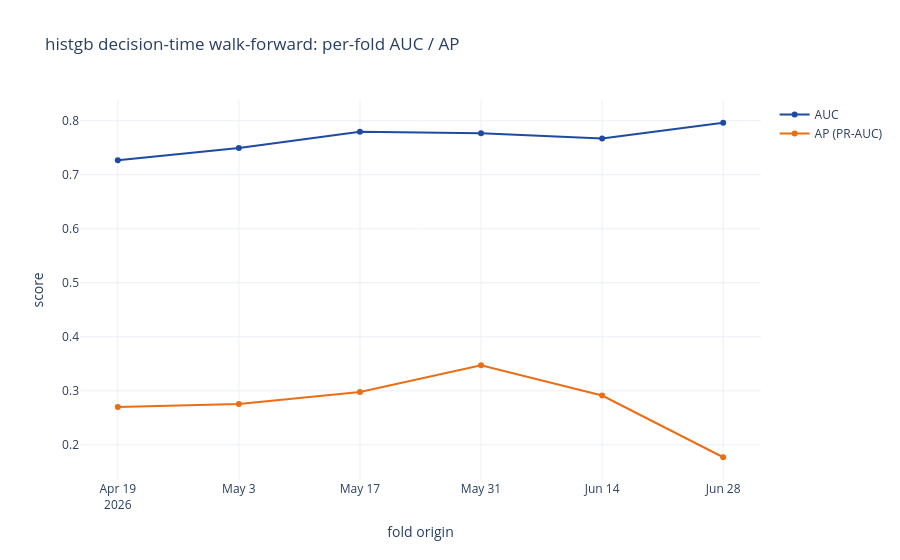

The notebook cell this image was saved under:
### Markdown cell above
## 2 - Deployment fit (retune) + decision-time walk-forward

`src.training.retrain(mode="retune")` searches hp on a TimeSeriesSplit (the model early-stops natively during each fit), fits the calibrated pipeline on
all resolved data, reports the honest decision-time walk-forward metrics, and persists
the joblib + card the app's scoring path loads.

### Code cell
_step("retune + deploy (heavy)...")
deploy = T.retrain(MODEL, mode="retune")
print("persisted ->", deploy["persisted"]["joblib"])
print("chosen hp:", deploy["hyperparams"])
print("trained on", deploy["n_train_deploy"], "resolved rows")
pf = pd.DataFrame(deploy["walk_forward"]["per_fold"]); display(pf.round(4))
print("walk-forward aggregate (mean +/- std):",
      {k: f"{v['mean']:.4f}+/-{v['std']:.4f}" for k, v in deploy["walk_forward"]["aggregate"].items()})
if len(pf):
    fig = go.Figure()
    fig.add_scatter(x=pf["origin"], y=pf["auc"], mode="lines+markers", name="AUC", line=dict(color=BRAND["blue"]))
    fig.add_scatter(x=pf["origin"], y=pf["ap"],  mode="lines+markers", name="AP (PR-AUC)", line=dict(color=BRAND["orange"]))
    fig.update_layout(title=f"{MODEL} decision-time walk-forward: per-fold AUC / AP",
                      xaxis_title="fold origin", yaxis_title="score")
    fig.show()

### Figure 1 — Plotly figure (JSON) as saved in the notebook; plotly's stock layout.template omitted (floating-point values rounded to 4 significant figures)
{"data": [{"line": {"color": "#1E4BA1"}, "mode": "lines+markers", "name": "AUC", "type": "scatter", "x": ["2026-04-19", "2026-05-03", "2026-05-17", "2026-05-31", "2026-06-14", "2026-06-28"], "y": [0.7268, 0.7496, 0.7795, 0.7768, 0.7673, 0.7962]}, {"line": {"color": "#EB6E14"}, "mode": "lines+markers", "name": "AP (PR-AUC)", "type": "scatter", "x": ["2026-04-19", "2026-05-03", "2026-05-17", "2026-05-31", "2026-06-14", "2026-06-28"], "y": [0.2701, 0.2755, 0.2977, 0.3471, 0.2913, 0.177]}], "layout": {"title": {"text": "histgb decision-time walk-forward: per-fold AUC / AP"}, "xaxis": {"title": {"text": "fold origin"}}, "yaxis": {"title": {"text": "score"}}}}
